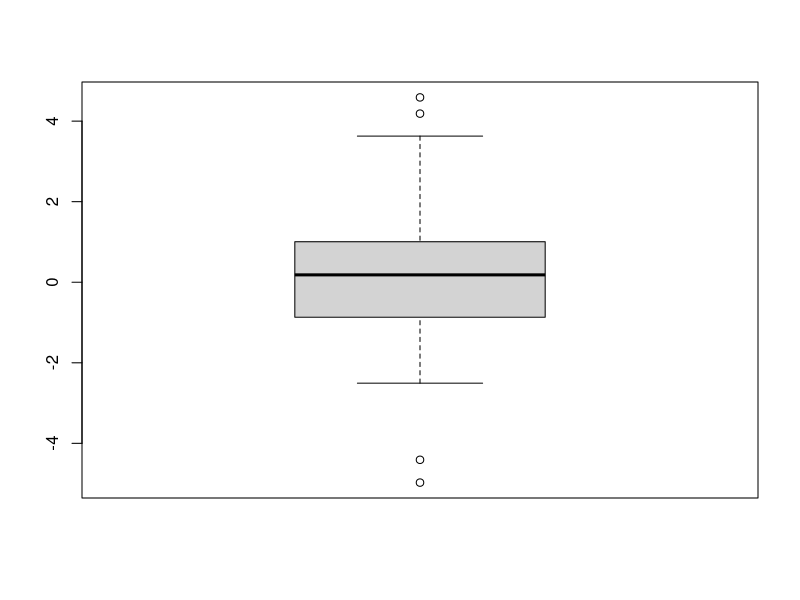

Recreate this plot in R.
generate <- function(mu,sigma,pii,a){
	normale <- rnorm(100*pii,mu,sigma)
	print(length(normale))
	r <- 100*(1-pii)
	uniforme <- runif(r,min=-a,max=a)
	print(length(uniforme))
	x <- sample(c(normale,uniforme))
	print(x)
	return(x)
}


myData <- generate(0,1,0.8,5)

boxplot(generate(0,1,0.8,5))

# Nous avons 2 loi dans ce melange de modeles  : 
#	-loi normale (mu,sigma)
#	-loi uniforme ([-a,a])

